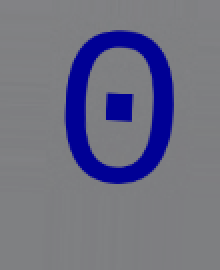
#> input picture augmented_plates/0_103.png, 110 x 135 px, found by its file name (shown 2 times larger); its folder holds only this picture in this run
$ python blur_data.py   (Python 2 division)   (older library calls are emulated)
#> lines starting #> are read from the running program, lines starting #| are printed output that depends on the picture
#!/usr/bin/python

import os, sys

import math
import numpy as np
import re
import cv2

from collections import Counter
from matplotlib import pyplot as plt
from PIL import Image

import skimage
from skimage.viewer import ImageViewer
import sys
from skimage import img_as_ubyte
# [4 lines of commented-out code are left out]

raw_image_dir = "/home/fizzer/ros_ws/src/2020T1_competition/enph353/cnn-enph353/augmented_plates"
augmented_plates_dir = "/home/fizzer/ros_ws/src/2020T1_competition/enph353/cnn-enph353/blurred_augmented_plates"
count = np.zeros(36)


def load_images_from_folder(folder):
    images = []
    image_names = []

    for filename in os.listdir(folder):
        img = cv2.imread(os.path.join(folder,filename))
#> img is the input picture: shape (135, 110, 3); mean B, G, R 132.1, 111.1, 110.6
        if img is not None:
            images.append(img)
            image_names.append(filename)
    return images, image_names

def update_count(char):
    global count
    if char.isnumeric():
        count[26 + int(char)] += 1
        return count[26 + int(char)]
    else:
        count[ord(char) - 65] += 1
        return count[ord(char) - 65]

if __name__ == '__main__':
    raw_images, image_names = load_images_from_folder(raw_image_dir)
#> raw_images = 1 item; image_names = ['0_103.png']

    print(len(raw_images))
#| 1
    print(image_names[0:10])
#| ['0_103.png']

    for index in range(0, len(raw_images)):

    	blurred = skimage.filters.gaussian(raw_images[index], sigma=(7,7), truncate=3.5, multichannel=True)

    	cv_image = img_as_ubyte(blurred)

        path = augmented_plates_dir + "/" + image_names[index] +"_blurred.png"
        cv2.imwrite(path, cv_image)
#> this loop made 1 pass
#> pass 1, `blurred = skimage.filters.gaussian(raw_images[index], sigma=(7,7), tru..`:
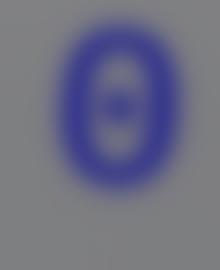
#> blurred: shape (135, 110, 3) float64 (shown 2 times larger); mean of channels 0, 1, 2 0.518, 0.436, 0.434; drawn as B, G, R


$ run again, on augmented_plates/1_139.png
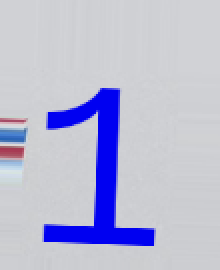
#> input picture augmented_plates/1_139.png, 110 x 135 px, found by its file name (shown 2 times larger)
#> in load_images_from_folder, img is the input picture: shape (135, 110, 3); mean B, G, R 213.1, 186.1, 185.3
#> raw_images = 1 item; image_names = ['1_139.png']
#| 1
#| ['1_139.png']
#> the loop `for index in range(0, len(raw_images)): ` made 1 pass
#> pass 1, `blurred = skimage.filters.gaussian(raw_images[index], sigma=(7,7), tru..`:
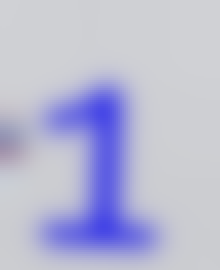
#> blurred: shape (135, 110, 3) float64 (shown 2 times larger); mean of channels 0, 1, 2 0.836, 0.73, 0.727; drawn as B, G, R

$ run again, on augmented_plates/1_188.png
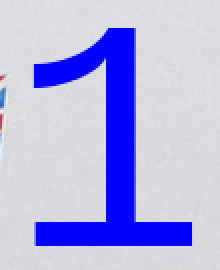
#> input picture augmented_plates/1_188.png, 110 x 135 px, found by its file name (shown 2 times larger)
#> in load_images_from_folder, img is the input picture: shape (135, 110, 3); mean B, G, R 228.7, 177.4, 176.6
#> raw_images = 1 item; image_names = ['1_188.png']
#| 1
#| ['1_188.png']
#> the loop `for index in range(0, len(raw_images)): ` made 1 pass
#> pass 1, `blurred = skimage.filters.gaussian(raw_images[index], sigma=(7,7), tru..`:
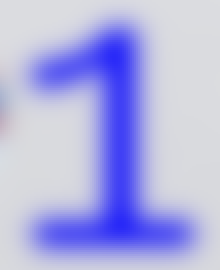
#> blurred: shape (135, 110, 3) float64 (shown 2 times larger); mean of channels 0, 1, 2 0.896, 0.695, 0.692; drawn as B, G, R

$ run again, on augmented_plates/0_352.png
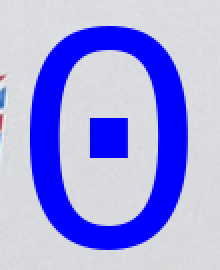
#> input picture augmented_plates/0_352.png, 110 x 135 px, found by its file name (shown 2 times larger)
#> in load_images_from_folder, img is the input picture: shape (135, 110, 3); mean B, G, R 231.4, 158.8, 158.1
#> raw_images = 1 item; image_names = ['0_352.png']
#| 1
#| ['0_352.png']
#> the loop `for index in range(0, len(raw_images)): ` made 1 pass
#> pass 1, `blurred = skimage.filters.gaussian(raw_images[index], sigma=(7,7), tru..`:
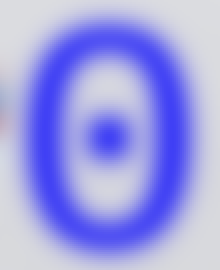
#> blurred: shape (135, 110, 3) float64 (shown 2 times larger); mean of channels 0, 1, 2 0.907, 0.622, 0.62; drawn as B, G, R
